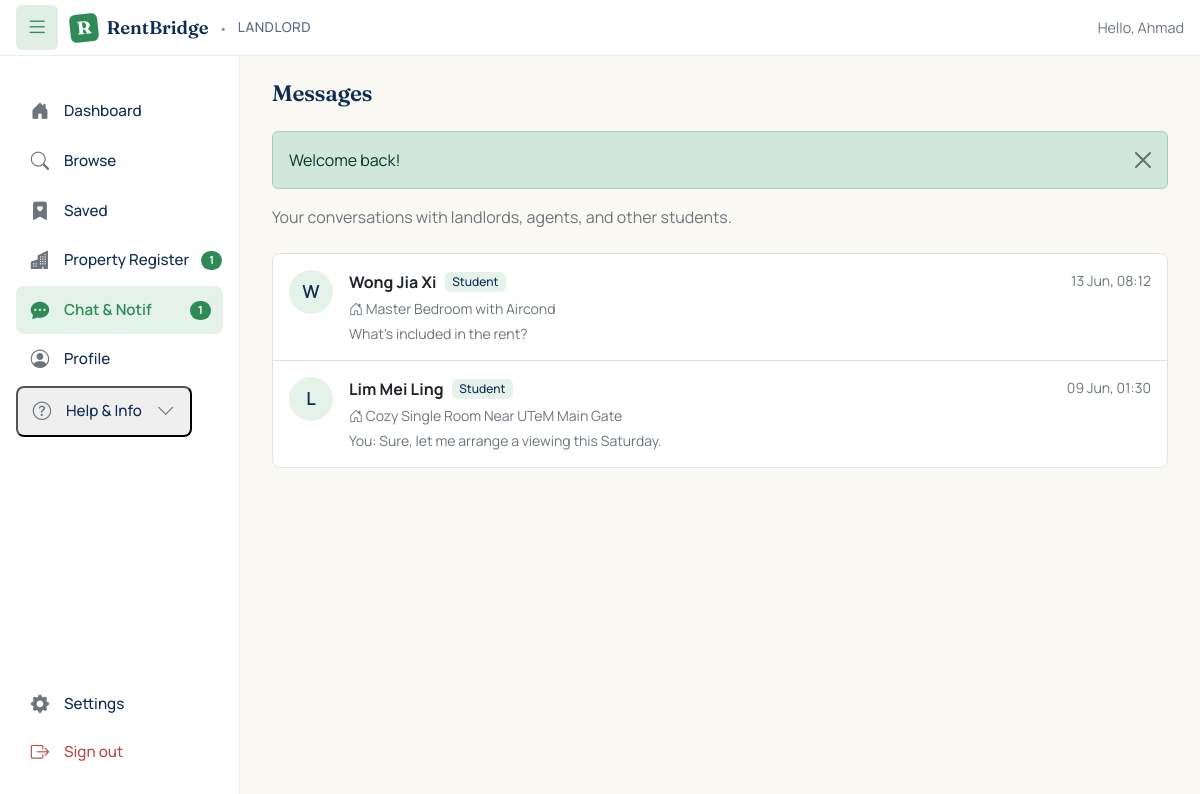
/chat.php (signed in), run on an earlier commit of the app's database.
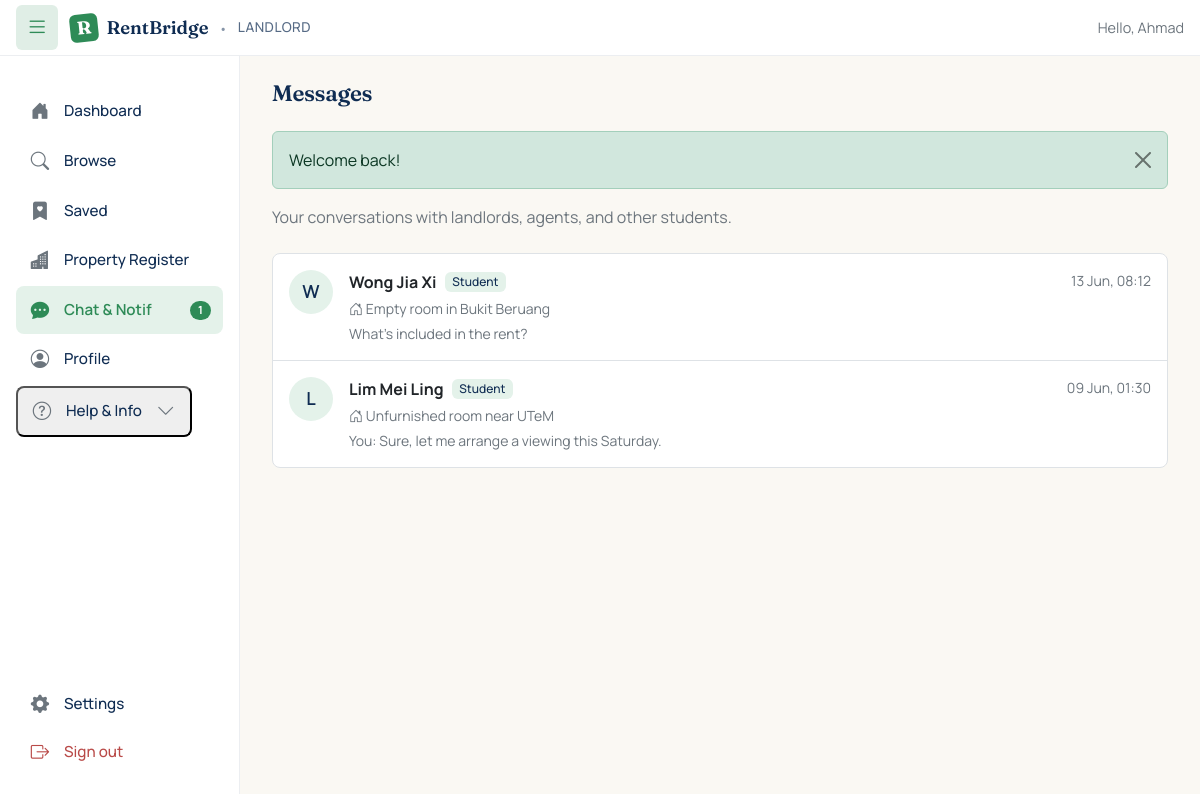
And on a later commit of the database.
### tables this page shows
CREATE TABLE `conversations` (
  `id` int(11) NOT NULL,
  `user_a` int(11) NOT NULL COMMENT 'Always lower user_id',
  `user_b` int(11) NOT NULL COMMENT 'Always higher user_id',
  `property_id` int(11) DEFAULT NULL,
  `booking_id` int(11) DEFAULT NULL,
  `context_type` enum('property_inquiry','booking','friend','agent_case','other') NOT NULL DEFAULT 'other',
  `last_message_at` timestamp NULL DEFAULT NULL,
  `last_message_preview` varchar(120) DEFAULT NULL,
  `last_sender_id` int(11) DEFAULT NULL,
  `is_locked` tinyint(1) NOT NULL DEFAULT 0,
  `locked_reason` varchar(255) DEFAULT NULL,
  `created_at` timestamp NOT NULL DEFAULT current_timestamp()
);

CREATE TABLE `properties` (
  `id` int(11) NOT NULL,
  `landlord_id` int(11) NOT NULL,
  `title` varchar(150) NOT NULL,
  `property_type` enum('room','studio','whole_unit') NOT NULL,
  `address` text NOT NULL,
  `city` varchar(80) NOT NULL,
  `postcode` varchar(10) NOT NULL,
  `state` varchar(50) NOT NULL DEFAULT 'Melaka',
  `latitude` decimal(10,7) DEFAULT NULL,
  `longitude` decimal(10,7) DEFAULT NULL,
  `maps_url` varchar(500) DEFAULT NULL,
  `monthly_rent` decimal(8,2) NOT NULL,
  `deposit` decimal(8,2) NOT NULL DEFAULT 0.00,
  `description` text DEFAULT NULL,
  `facilities` text DEFAULT NULL,
  `furnishing` enum('none','partial','full') NOT NULL DEFAULT 'partial',
  `status` enum('pending_approval','available','booked','rented','hidden','rejected') NOT NULL DEFAULT 'pending_approval',
  `viewing_mode` enum('landlord_led','agent_led','either') NOT NULL DEFAULT 'either',
  `agent_verified_at` timestamp NULL DEFAULT NULL,
  `agent_verified_by` int(11) DEFAULT NULL,
  `created_at` timestamp NOT NULL DEFAULT current_timestamp(),
  `updated_at` timestamp NOT NULL DEFAULT current_timestamp() ON UPDATE current_timestamp()
);

CREATE TABLE `users` (
  `id` int(11) NOT NULL,
  `email` varchar(120) NOT NULL,
  `password_hash` varchar(255) NOT NULL,
  `primary_role` enum('student','landlord','agent','admin') NOT NULL,
  `status` enum('active','pending','suspended','rejected') NOT NULL DEFAULT 'active',
  `last_used_role` enum('student','landlord','agent','admin') DEFAULT NULL,
  `created_at` timestamp NOT NULL DEFAULT current_timestamp(),
  `updated_at` timestamp NOT NULL DEFAULT current_timestamp() ON UPDATE current_timestamp()
);

### includes/auth.php (called while the page is built, shortened)
<?php
require_once __DIR__ . '/../config/database.php';
function e(?string $value): string {
    return htmlspecialchars($value ?? '', ENT_QUOTES | ENT_HTML5, 'UTF-8');
}
function current_user_id(): ?int {
    return $_SESSION['user_id'] ?? null;
}
function current_role(): ?string {
    return $_SESSION['role'] ?? null;
}

### config/database.php (called while the page is built, shortened)
<?php
function db(): PDO {
    static $pdo = null;
    if ($pdo === null) {
        try {
            $pdo = new PDO(
                "mysql:host=" . DB_HOST . ";dbname=" . DB_NAME . ";charset=utf8mb4",
                DB_USER,
                DB_PASS,
                [
                    PDO::ATTR_ERRMODE            => PDO::ERRMODE_EXCEPTION,
                    PDO::ATTR_DEFAULT_FETCH_MODE => PDO::FETCH_ASSOC,
                    PDO::ATTR_EMULATE_PREPARES   => false,
                ]
            );
        } catch (PDOException $e) {
            die('Database connection failed: ' . $e->getMessage());
        }
    }
    return $pdo;
}

### includes/chat.php (called while the page is built, shortened)
<?php
require_once __DIR__ . '/auth.php';
function get_user_inbox(int $userId): array {
    $stmt = db()->prepare("
        SELECT c.id, c.context_type, c.property_id, c.booking_id, c.is_locked,
               c.last_message_at, c.last_message_preview, c.last_sender_id,
               CASE WHEN c.user_a = ? THEN c.user_b ELSE c.user_a END AS other_user_id,
               p.title AS property_title,
               (SELECT COUNT(*) FROM messages m
                 WHERE m.conversation_id = c.id
                   AND m.sender_id != ?
                   AND m.read_at IS NULL) AS unread_count
          FROM conversations c
          LEFT JOIN properties p ON p.id = c.property_id
         WHERE c.user_a = ? OR c.user_b = ?
         ORDER BY c.last_message_at DESC, c.created_at DESC
    ");
    $stmt->execute([$userId, $userId, $userId, $userId]);
    return $stmt->fetchAll();
}
function chat_get_user_display(int $userId): array {
    $pdo = db();
    $stmt = $pdo->prepare("
        SELECT u.id, u.primary_role,
               COALESCE(s.full_name, l.full_name, a.full_name, 'Unknown') AS name,
               COALESCE(s.preferred_name, l.preferred_name, a.preferred_name, '') AS nickname
          FROM users u
          LEFT JOIN students  s ON s.user_id = u.id
          LEFT JOIN landlords l ON l.user_id = u.id
          LEFT JOIN agents    a ON a.user_id = u.id
         WHERE u.id = ?
    ");
    $stmt->execute([$userId]);
    return $stmt->fetch() ?: ['id'=>$userId, 'name'=>'Unknown', 'nickname'=>'', 'primary_role'=>'unknown'];
}

### chat.php (the view, shortened to what the changed rows need)
<?php
require_once __DIR__ . '/includes/auth.php';
require_once __DIR__ . '/includes/chat.php';
$userId = current_user_id();
$conversations = get_user_inbox($userId);
$pageTitle = 'Messages';
$activeNav = 'chat';
?>
<?php if (empty($conversations)): ?>
    <div class="text-center py-5 bg-white rounded-3 border">
        <i class="bi bi-chat-dots" style="font-size: 3rem; color: rgba(15,44,82,0.15);"></i>
        <h4 class="mt-3">No conversations yet</h4>
        <p class="text-secondary small">
            Start a chat by clicking "Open RentBridge chat" on any property page.
        </p>
    </div>
<?php else: ?>
    <div class="bg-white border rounded-3 overflow-hidden">
        <?php foreach ($conversations as $i => $c):
            $other = chat_get_user_display((int)$c['other_user_id']);
        ?>
            <a href="/rentbridge/chat/conversation.php?id=<?= (int)$c['id'] ?>"
               class="d-block text-decoration-none text-dark
                      <?= $i > 0 ? 'border-top' : '' ?>"
               style="transition: background 0.1s;"
               onmouseover="this.style.background='#FAF8F3'"
               onmouseout="this.style.background='white'">
                <div class="p-3 d-flex justify-content-between align-items-start">
                    <div class="d-flex gap-3 flex-grow-1 me-3">
                        <?php
                        require_once __DIR__ . '/includes/avatar.php';
                        $_otherAvatar = get_avatar_path((int)$other['id'], $other['primary_role']);
                        ?>
                        <?php render_avatar($_otherAvatar, $other['name'], 44); ?>
                        <div class="flex-grow-1">
                            <div class="d-flex align-items-center gap-2 mb-1">
                                <strong><?= e($other['name']) ?></strong>
                                <span class="badge"
                                      style="background: <?php
                                          echo match($other['primary_role']) {
                                              'student'=>'#E4F2EA','landlord'=>'#E6ECF4',
                                              'agent'=>'#FFF4D6','admin'=>'#F8D7DA',
                                              default=>'#E2E2E2',
                                          };
                                      ?>; color:#0F2C52; font-weight:500;">
                                    <?= e(ucfirst($other['primary_role'])) ?>
                                </span>
                            </div>
                            <?php if (!empty($c['property_title'])): ?>
                                <div class="small text-secondary mb-1">
                                    <i class="bi bi-house-door"></i> <?= e($c['property_title']) ?>
                                </div>
                            <?php endif; ?>
                            <?php if (!empty($c['last_message_preview'])): ?>
                                <div class="small text-secondary">
                                    <?php if ((int)$c['last_sender_id'] === $userId): ?>
                                        <span class="text-secondary">You: </span>
                                    <?php endif; ?>
                                    <?= e($c['last_message_preview']) ?>
                                </div>
                            <?php else: ?>
                                <div class="small text-secondary fst-italic">No messages yet</div>
                            <?php endif; ?>
                        </div>
                    </div>
                    <div class="text-end">
                        <?php if (!empty($c['last_message_at'])): ?>
                            <div class="small text-secondary mb-1">
                                <?= e(date('d M, H:i', strtotime($c['last_message_at']))) ?>
                            </div>
                        <?php endif; ?>
                    </div>
                </div>
            </a>
        <?php endforeach; ?>
    </div>
<?php endif; ?>
<?php
$pageContent = ob_get_clean();
$role = current_role();
if ($role === 'student') {
    require __DIR__ . '/includes/student_layout.php';
} elseif ($role === 'landlord') {
    require __DIR__ . '/includes/landlord_layout.php';
} elseif ($role === 'agent') {
    require __DIR__ . '/includes/agent_layout.php';
} else {
    require __DIR__ . '/includes/admin_layout.php';
}

### includes/avatar.php (shortened to what the changed rows need)
<?php
require_once __DIR__ . '/auth.php';
function render_avatar(?string $avatarPath, string $name, int $sizePx = 44, string $bgColor = '#E4F2EA'): void {
    if (!empty($avatarPath)) {
        ?>
        <img src="/rentbridge/<?= e($avatarPath) ?>"
             alt="<?= e($name) ?>"
             style="width:<?= $sizePx ?>px; height:<?= $sizePx ?>px;
                    border-radius:50%; object-fit:cover; flex-shrink:0;">
        <?php
    } else {
        $initial = mb_strtoupper(mb_substr($name, 0, 1));
        $fontSize = round($sizePx * 0.4);
        ?>
        <div style="width:<?= $sizePx ?>px; height:<?= $sizePx ?>px;
                    border-radius:50%; background: <?= $bgColor ?>;
                    display:inline-flex; align-items:center; justify-content:center;
                    font-weight:600; color:#0F2C52; font-size:<?= $fontSize ?>px;
                    flex-shrink:0;">
            <?= e($initial) ?>
        </div>
        <?php
    }
}

### includes/landlord_layout.php (shortened to what the changed rows need)
<?php
require_once __DIR__ . '/auth.php';
require_once __DIR__ . '/chat.php';
$pageTitle     = $pageTitle     ?? 'Landlord';
$activeNav     = $activeNav     ?? '';
$pageTabs      = $pageTabs      ?? [];
$pageContent   = $pageContent   ?? '';
$userId = current_user_id();
$pdo = db();
$stmt = $pdo->prepare("SELECT COUNT(*) FROM bookings WHERE landlord_id = ? AND status = 'pending_landlord'");
$stmt->execute([$userId]);
$pendingRequests = (int)$stmt->fetchColumn();
?>
<!DOCTYPE html>
<html lang="en">
<head>
    <link href="https://cdn.jsdelivr.net/npm/bootstrap@5.3.3/dist/css/bootstrap.min.css" rel="stylesheet">
    <link href="https://cdn.jsdelivr.net/npm/bootstrap-icons@1.11.3/font/bootstrap-icons.min.css" rel="stylesheet">
    <link href="/rentbridge/assets/css/style.css" rel="stylesheet">
    <link href="/rentbridge/assets/css/student.css" rel="stylesheet">
</head>
<body class="landlord-body">
<div class="user-shell">
    <aside class="user-sidebar" id="userSidebar">
        <nav class="sidebar-nav">
            <nav class="sidebar-nav">
            <a href="/rentbridge/landlord/properties.php"
               class="sidebar-link <?= $activeNav === 'properties' ? 'active' : '' ?>">
                <i class="bi bi-buildings-fill"></i>
                <span class="sidebar-label">Property Register</span>
                <?php if ($pendingRequests > 0): ?>
                    <span class="sidebar-badge"><?= $pendingRequests ?></span>
                <?php endif; ?>
            </a>
        </nav>
    </aside>
    <main class="user-main">
        <div class="user-content">
            <?php if (empty($pageTabs)): ?>
                <div class="user-page-header-noTabs">
                    <h1 class="user-page-title-inline"><?= e($pageTitle) ?></h1>
                </div>
            <?php endif; ?>
            <?= $pageContent ?>
        </div>
    </main>
</div>
</body>
</html>

What changed in the data, as far as the page shows it:
changed through a linked row, conversations "What's included in the rent?": property.title "Master Bedroom with Aircond" → "Empty room in Bukit Beruang"
changed through a linked row, conversations "Sure, let me arrange a viewing this Saturday.": property.title "Cozy Single Room Near UTeM Main Gate" → "Unfurnished room near UTeM"
Also different on the page:
$pendingRequests: "1" → (not shown)
